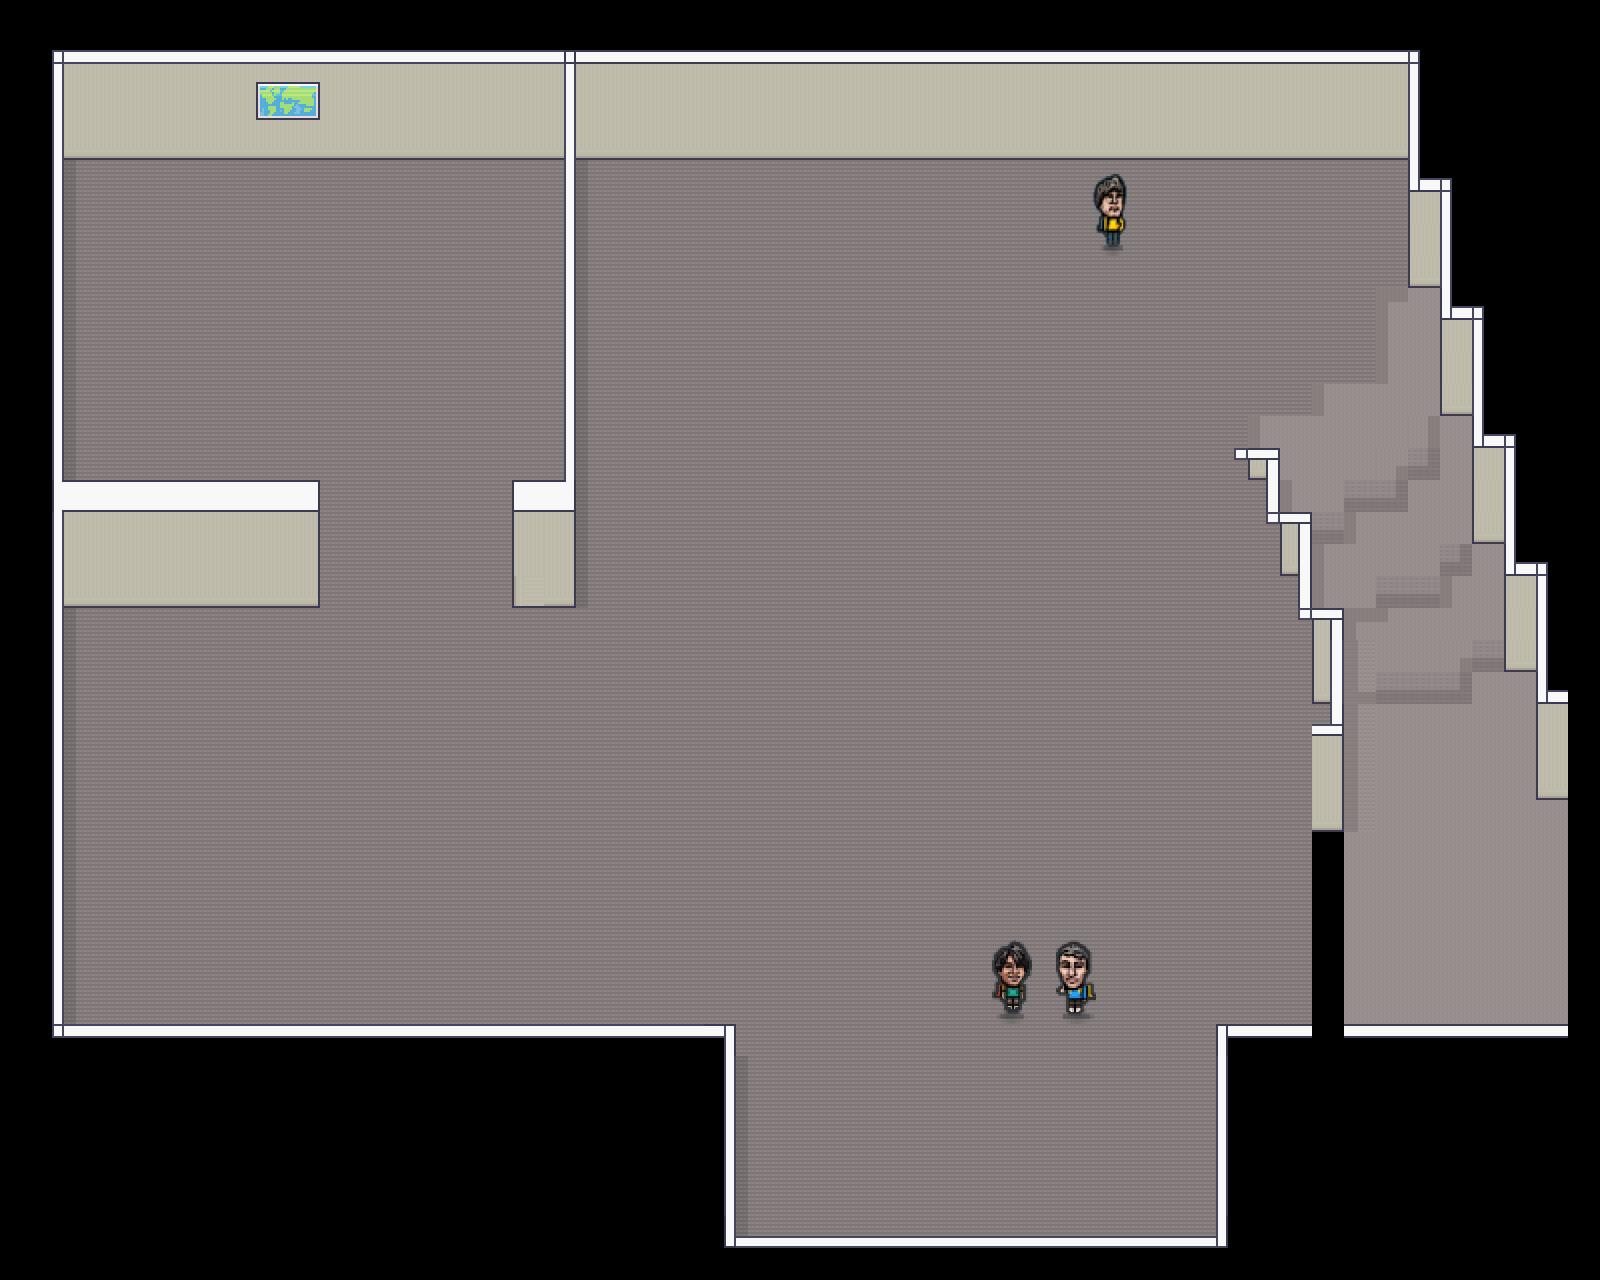

Rendered tile map (Tiled .tmx) drawn with the repository's tilesets; below, a short description and the map source with its tile grids summarised:
An orthogonal 50x40 tile map with 32x32 px tiles, 3 tile layers (Floor, Wall, Border), 4 tilesets and 315 objects (Start).

<map version="1.10" tiledversion="1.11.2" orientation="orthogonal" renderorder="right-down" width="50" height="40" tilewidth="32" tileheight="32" infinite="0" nextlayerid="13" nextobjectid="509">
 <tileset firstgid="1" source="Tiles/Tileset_32x32_16.tsx" />
 <tileset firstgid="169" source="Tiles/Interiors_free_32x32.tsx" />
 <tileset firstgid="1593" source="NPC.tsx" />
 <tileset firstgid="1597" source="pixel-art-star-with-sunglasses-sticker-u426c-0ec4-x240.tsx" />
 <layer id="2" name="Floor" width="50" height="40">
  <data>[2000 cells, 1316 non-empty, 10 distinct tile ids]</data>
 </layer>
 <layer id="5" name="Wall" width="50" height="40">
  <data>[2000 cells, 55 non-empty, 4 distinct tile ids]</data>
 </layer>
 <objectgroup id="11" name="FloorDecoration" class="FloorDecoration">
  <object id="150" gid="451" x="1120" y="1216" width="32" height="32" />
  <object id="151" gid="435" x="1120" y="1184" width="32" height="32" />
  <object id="152" gid="435" x="1120" y="1152" width="32" height="32" />
  <object id="153" gid="435" x="1120" y="1120" width="32" height="32" />
  <object id="154" gid="419" x="1120" y="1088" width="32" height="32" />
  <object id="155" gid="418" x="1088" y="1088" width="32" height="32" />
  <object id="156" gid="418" x="1056" y="1088" width="32" height="32" />
  <object id="157" gid="418" x="1024" y="1088" width="32" height="32" />
  <object id="158" gid="418" x="992" y="1088" width="32" height="32" />
  <object id="161" gid="418" x="960" y="1088" width="32" height="32" />
  <object id="162" gid="418" x="928" y="1088" width="32" height="32" />
  <object id="163" gid="418" x="896" y="1088" width="32" height="32" />
  <object id="164" gid="418" x="864" y="1088" width="32" height="32" />
  <object id="165" gid="418" x="832" y="1088" width="32" height="32" />
  <object id="166" gid="416" x="800" y="1088" width="32" height="32" />
  <object id="168" gid="432" x="800" y="1120" width="32" height="32" />
  <object id="169" gid="432" x="800" y="1152" width="32" height="32" />
  <object id="170" gid="432" x="800" y="1184" width="32" height="32" />
  <object id="171" gid="448" x="800" y="1216" width="32" height="32" />
  <object id="172" gid="448" x="832" y="1216" width="32" height="32" />
  <object id="173" gid="449" x="832" y="1216" width="32" height="32" />
  <object id="174" gid="449" x="864" y="1216" width="32" height="32" />
  <object id="175" gid="449" x="896" y="1216" width="32" height="32" />
  <object id="176" gid="449" x="928" y="1216" width="32" height="32" />
  <object id="177" gid="449" x="960" y="1216" width="32" height="32" />
  <object id="178" gid="449" x="992" y="1216" width="32" height="32" />
  <object id="179" gid="449" x="1024" y="1216" width="32" height="32" />
  <object id="180" gid="449" x="1056" y="1216" width="32" height="32" />
  <object id="181" gid="449" x="1088" y="1216" width="32" height="32" />
  <object id="311" gid="218" x="533" y="256" width="32" height="32" />
 </objectgroup>
 <layer id="1" name="Border" width="50" height="40">
  <data>[2000 cells, 364 non-empty, 35 distinct tile ids]</data>
 </layer>
 <objectgroup id="8" name="Object" class="Object">
  <object id="10" gid="706" x="768" y="320" width="32" height="32" />
  <object id="11" gid="402" x="736" y="352" width="32" height="32" />
  <object id="12" gid="400" x="704" y="352" width="32" height="32" />
  <object id="13" gid="384" x="704" y="320" width="32" height="32" />
  <object id="14" gid="386" x="736" y="320" width="32" height="32" />
  <object id="15" gid="722" x="768" y="352" width="32" height="32" />
  <object id="16" gid="693" x="672" y="352" width="32" height="32" />
  <object id="17" gid="677" x="672" y="320" width="32" height="32" />
  <object id="18" gid="706" x="736" y="416" width="32" height="32" />
  <object id="19" gid="402" x="704" y="448" width="32" height="32" />
  <object id="20" gid="400" x="672" y="448" width="32" height="32" />
  <object id="21" gid="384" x="672" y="416" width="32" height="32" />
  <object id="22" gid="386" x="704" y="416" width="32" height="32" />
  <object id="23" gid="722" x="736" y="448" width="32" height="32" />
  <object id="24" gid="693" x="640" y="448" width="32" height="32" />
  <object id="25" gid="677" x="640" y="416" width="32" height="32" />
  <object id="26" gid="706" x="864" y="512" width="32" height="32" />
  <object id="27" gid="402" x="832" y="544" width="32" height="32" />
  <object id="28" gid="400" x="800" y="544" width="32" height="32" />
  <object id="29" gid="384" x="800" y="512" width="32" height="32" />
  <object id="30" gid="386" x="832" y="512" width="32" height="32" />
  <object id="31" gid="722" x="864" y="544" width="32" height="32" />
  <object id="32" gid="693" x="768" y="544" width="32" height="32" />
  <object id="33" gid="677" x="768" y="512" width="32" height="32" />
  <object id="34" gid="706" x="1056" y="544" width="32" height="32" />
  <object id="35" gid="402" x="1024" y="576" width="32" height="32" />
  <object id="36" gid="400" x="992" y="576" width="32" height="32" />
  <object id="37" gid="384" x="992" y="544" width="32" height="32" />
  <object id="38" gid="386" x="1024" y="544" width="32" height="32" />
  <object id="39" gid="722" x="1056" y="576" width="32" height="32" />
  <object id="40" gid="693" x="960" y="576" width="32" height="32" />
  <object id="41" gid="677" x="960" y="544" width="32" height="32" />
  <object id="42" gid="706" x="1120" y="416" width="32" height="32" />
  <object id="43" gid="402" x="1088" y="448" width="32" height="32" />
  <object id="44" gid="400" x="1056" y="448" width="32" height="32" />
  <object id="45" gid="384" x="1056" y="416" width="32" height="32" />
  <object id="46" gid="386" x="1088" y="416" width="32" height="32" />
  <object id="47" gid="722" x="1120" y="448" width="32" height="32" />
  <object id="48" gid="693" x="1024" y="448" width="32" height="32" />
  <object id="49" gid="677" x="1024" y="416" width="32" height="32" />
  <object id="66" gid="706" x="960" y="384" width="32" height="32" />
  <object id="67" gid="402" x="928" y="416" width="32" height="32" />
  <object id="68" gid="400" x="896" y="416" width="32" height="32" />
  <object id="69" gid="384" x="896" y="384" width="32" height="32" />
  <object id="70" gid="386" x="928" y="384" width="32" height="32" />
  <object id="71" gid="722" x="960" y="416" width="32" height="32" />
  <object id="72" gid="693" x="864" y="416" width="32" height="32" />
  <object id="73" gid="677" x="864" y="384" width="32" height="32" />
  <object id="74" gid="706" x="800" y="608" width="32" height="32" />
  <object id="75" gid="402" x="768" y="640" width="32" height="32" />
  <object id="76" gid="400" x="736" y="640" width="32" height="32" />
  <object id="77" gid="384" x="736" y="608" width="32" height="32" />
  <object id="78" gid="386" x="768" y="608" width="32" height="32" />
  <object id="79" gid="722" x="800" y="640" width="32" height="32" />
  <object id="80" gid="693" x="704" y="640" width="32" height="32" />
  <object id="81" gid="677" x="704" y="608" width="32" height="32" />
  <object id="88" gid="298" x="928" y="1184" width="32" height="32" />
  <object id="89" gid="298" x="960" y="1184" width="32" height="32" />
  <object id="90" gid="298" x="992" y="1184" width="32" height="32" />
  <object id="91" gid="298" x="1024" y="1184" width="32" height="32" />
  <object id="92" gid="298" x="1056" y="1184" width="32" height="32" />
  <object id="93" gid="298" x="896" y="1184" width="32" height="32" />
  <object id="94" gid="298" x="864" y="1184" width="32" height="32" />
  <object id="95" gid="297" x="832" y="1184" width="32" height="32" />
  </objectgroup>
 <objectgroup id="12" name="TopDecoration" class="TopDecoration">
  <!-- 26 objects omitted --></objectgroup>
 <objectgroup id="7" name="Player" class="Player">
  <!-- 1 objects omitted --></objectgroup>
</map>
<!-- 221 of 315 objects omitted -->
